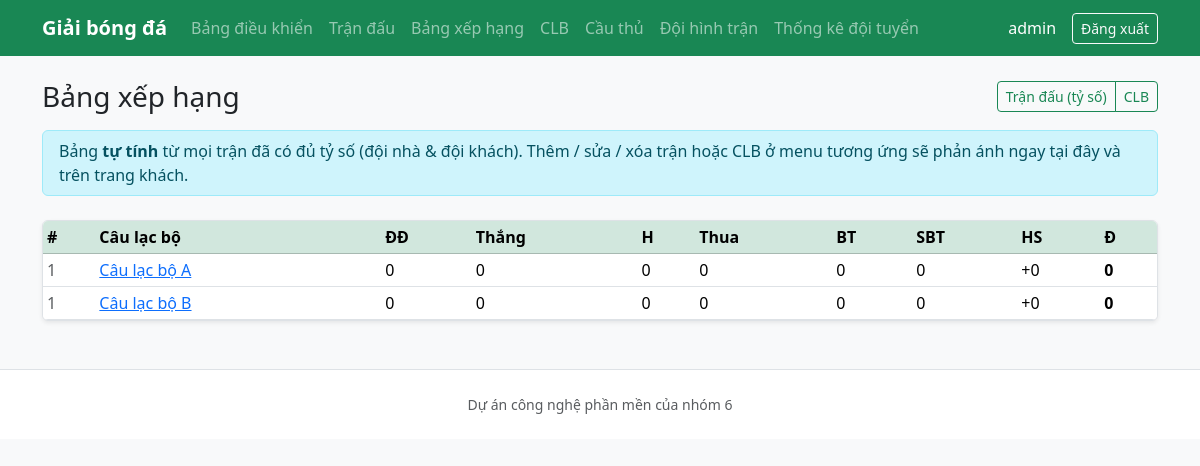
Screenshot of /admin/standings.php (signed in) with the database file from the repository.
### tables this page shows
CREATE TABLE Club (
    ClubId        INT AUTO_INCREMENT PRIMARY KEY,
    Name          VARCHAR(128) NOT NULL,
    ShortName     VARCHAR(16) NULL,
    Stadium       VARCHAR(256) NULL,
    FoundedYear   SMALLINT NULL,
    LogoUrl       VARCHAR(512) NULL
);

### includes/standings.php (called while the page is built, shortened)
<?php
function getLeagueStandings(PDO $pdo): array
{
    $clubs = $pdo->query('SELECT ClubId, Name, ShortName, LogoUrl FROM `Club` ORDER BY Name')->fetchAll();
    $stats = [];
    foreach ($clubs as $c) {
        $id = (int) $c['ClubId'];
        $stats[$id] = [
            'clubId' => $id,
            'name' => (string) $c['Name'],
            'shortName' => $c['ShortName'] !== null && $c['ShortName'] !== '' ? (string) $c['ShortName'] : null,
            'logoUrl' => $c['LogoUrl'] !== null && $c['LogoUrl'] !== '' ? (string) $c['LogoUrl'] : null,
            'played' => 0,
            'won' => 0,
            'drawn' => 0,
            'lost' => 0,
            'gf' => 0,
            'ga' => 0,
        ];
    }
    $sql = <<<'SQL'
SELECT HomeClubId, AwayClubId, HomeScore, AwayScore
FROM `Match`
WHERE HomeScore IS NOT NULL AND AwayScore IS NOT NULL
SQL;
    $matches = $pdo->query($sql)->fetchAll();
    $rows = [];
    foreach ($stats as $s) {
        $gd = $s['gf'] - $s['ga'];
        $pts = $s['won'] * 3 + $s['drawn'];
        $rows[] = array_merge($s, ['gd' => $gd, 'pts' => $pts]);
    }
    usort($rows, static function (array $a, array $b): int {
        if ($a['pts'] !== $b['pts']) {
            return $b['pts'] <=> $a['pts'];
        }
        if ($a['gd'] !== $b['gd']) {
            return $b['gd'] <=> $a['gd'];
        }
        if ($a['gf'] !== $b['gf']) {
            return $b['gf'] <=> $a['gf'];
        }
        return strcasecmp($a['name'], $b['name']);
    });
    $lastKey = null;
    foreach ($rows as $i => &$r) {
        $key = $r['pts'] . '|' . $r['gd'] . '|' . $r['gf'];
        if ($key !== $lastKey) {
            $rank = $i + 1;
            $lastKey = $key;
        }
    }
    return $rows;
}

### admin/standings.php (the view, shortened to what this page needs)
<?php
require_once dirname(__DIR__) . '/config/database.php';
require_once dirname(__DIR__) . '/includes/standings.php';
$pdo = getPdo();
$standings = getLeagueStandings($pdo);
require_once dirname(__DIR__) . '/includes/header.php';
?>
<div class="d-flex flex-wrap justify-content-between align-items-center gap-2 mb-3">
    <h1 class="h3 mb-0">Bảng xếp hạng</h1>
    <div class="btn-group btn-group-sm">
        <a href="matches.php" class="btn btn-outline-success">Trận đấu (tỷ số)</a>
        <a href="clubs.php" class="btn btn-outline-success">CLB</a>
    </div>
</div>
<div class="alert alert-info py-2 mb-4">
    Bảng <strong>tự tính</strong> từ mọi trận đã có đủ tỷ số (đội nhà &amp; đội khách). Thêm / sửa / xóa trận hoặc CLB ở menu tương ứng sẽ phản ánh ngay tại đây và trên trang khách.
</div>
<div class="table-responsive shadow-sm rounded border bg-white">
    <table class="table table-hover table-sm align-middle mb-0">
        <thead class="table-success">
            <tr>
                <th class="text-nowrap">#</th>
                <th>Câu lạc bộ</th>
                <th>ĐĐ</th>
                <th>Thắng</th>
                <th>H</th>
                <th>Thua</th>
                <th>BT</th>
                <th>SBT</th>
                <th>HS</th>
                <th>Đ</th>
            </tr>
        </thead>
        <tbody>
            <?php foreach ($standings as $row): ?>
                <tr>
                    <td class="text-muted"><?= (int) $row['rank'] ?></td>
                    <td>
                        <a href="club_form.php?id=<?= (int) $row['clubId'] ?>"><?= htmlspecialchars($row['name'], ENT_QUOTES, 'UTF-8') ?></a>
                    </td>
                    <td><?= (int) $row['played'] ?></td>
                    <td><?= (int) $row['won'] ?></td>
                    <td><?= (int) $row['drawn'] ?></td>
                    <td><?= (int) $row['lost'] ?></td>
                    <td><?= (int) $row['gf'] ?></td>
                    <td><?= (int) $row['ga'] ?></td>
                    <td><?= (int) $row['gd'] >= 0 ? '+' . (int) $row['gd'] : (string) (int) $row['gd'] ?></td>
                    <td class="fw-semibold"><?= (int) $row['pts'] ?></td>
                </tr>
            <?php endforeach; ?>
        </tbody>
    </table>
</div>
<?php require_once dirname(__DIR__) . '/includes/footer.php'; ?>

### rows the page displays
club: ClubId "1", Name "Câu lạc bộ A", played "0", won "0", drawn "0", lost "0", gf "0", ga "0", gd "0", pts "0"

### other values shown
$_SESSION['admin_username'] "admin"
$row['rank'] "1"
$row['name'] "Câu lạc bộ B"
$row['played'] "0"
$row['won'] "0"
$row['drawn'] "0"
$row['lost'] "0"
$row['gf'] "0"
$row['ga'] "0"
$row['gd'] "0"
$row['pts'] "0"
